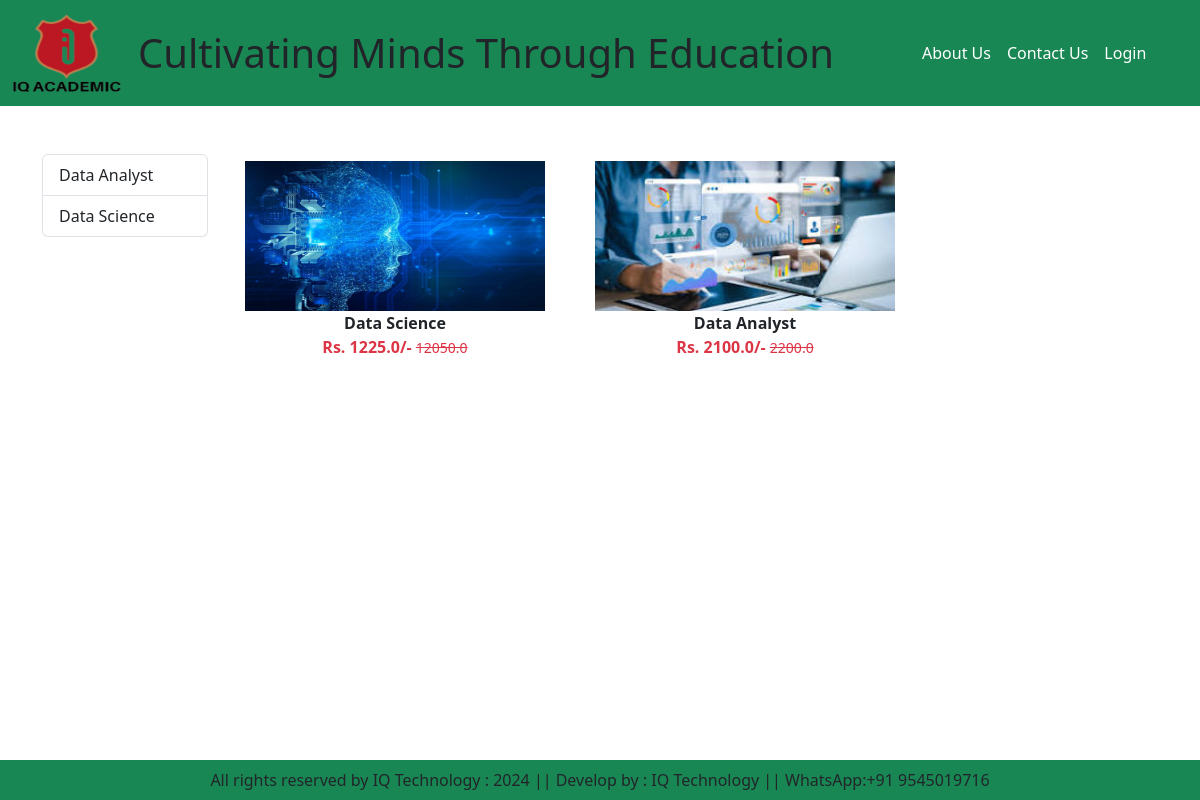
Page /category/DS on the committed database.
### app/models.py (models this page shows, shortened)
class Product(models.Model):
    objects = None
    title = models.CharField(max_length=60, default='')
    selling_price = models.FloatField()
    discount_price = models.FloatField()
    description = models.TextField()
    category = models.CharField(choices=CATEGORY_CHOICE, max_length=2)
    product_image = models.ImageField(upload_to='product')

### app/views.py (the view)
# urls.py: path("category/<slug:val>", views.CategoryView.as_view(), name="category"),
class CategoryView(View):
    @staticmethod
    def get(request, val):
        totalitem = 0
        wishitem = 0
        if request.user.is_authenticated:
            totalitem = len(Cart.objects.filter(user=request.user))
            wishitem = len(Wishlist.objects.filter(user=request.user))
        product = Product.objects.filter(category=val)
        title = Product.objects.filter(category=val).values('title').annotate(total=Count('title'))
        return render(request, "app/category.html", locals())

### app/templates/app/category.html (shortened to what this page needs)
{% extends 'app/base.html' %}
{% load static %}
{% block main-content %}
    <div class="container my-5">
        <div class="row">
            <div class="col-sm-2">
                <div class="list-group">
                    {% for val in title %}
                        <a href="#" class="list-group-item list-group-item-action" aria-current="true">{{ val.title }}</a>
                    {% endfor %}
                </div>
            </div>
            <div class="col-sm-10">
                <div class="row flex-nowrap overflow-auto">
                    {% for prod in product %}
                    <div class="col-auto mb-5">
                        <a href="{% url 'product-detail' prod.id %}" class="btn">
                            <div>
                                <img src="{{ prod.product_image.url }}" width="300px" height="150px" alt=""/>
                                <div class="fw-bold">{{ prod.title }}</div>
                                <div class="fw-bold text-danger">
                                    Rs. {{ prod.discount_price }}/-
                                    <small class="fw-light text-decoration-line-through">{{ prod.selling_price }}</small>
                                </div>
                            </div>
                        </a>
                    </div>
                    {% endfor %}
                </div>
            </div>
        </div>
    </div>
{% endblock main-content %}

### rows in the picture
Product: product_image (picture), title "Data Science", discount_price "1225.0", selling_price "12050.0"
Product: product_image (picture), title "Data Analyst", discount_price "2100.0", selling_price "2200.0"

### other values in the picture
{{ val.title }} "Data Analyst" "Data Science"
